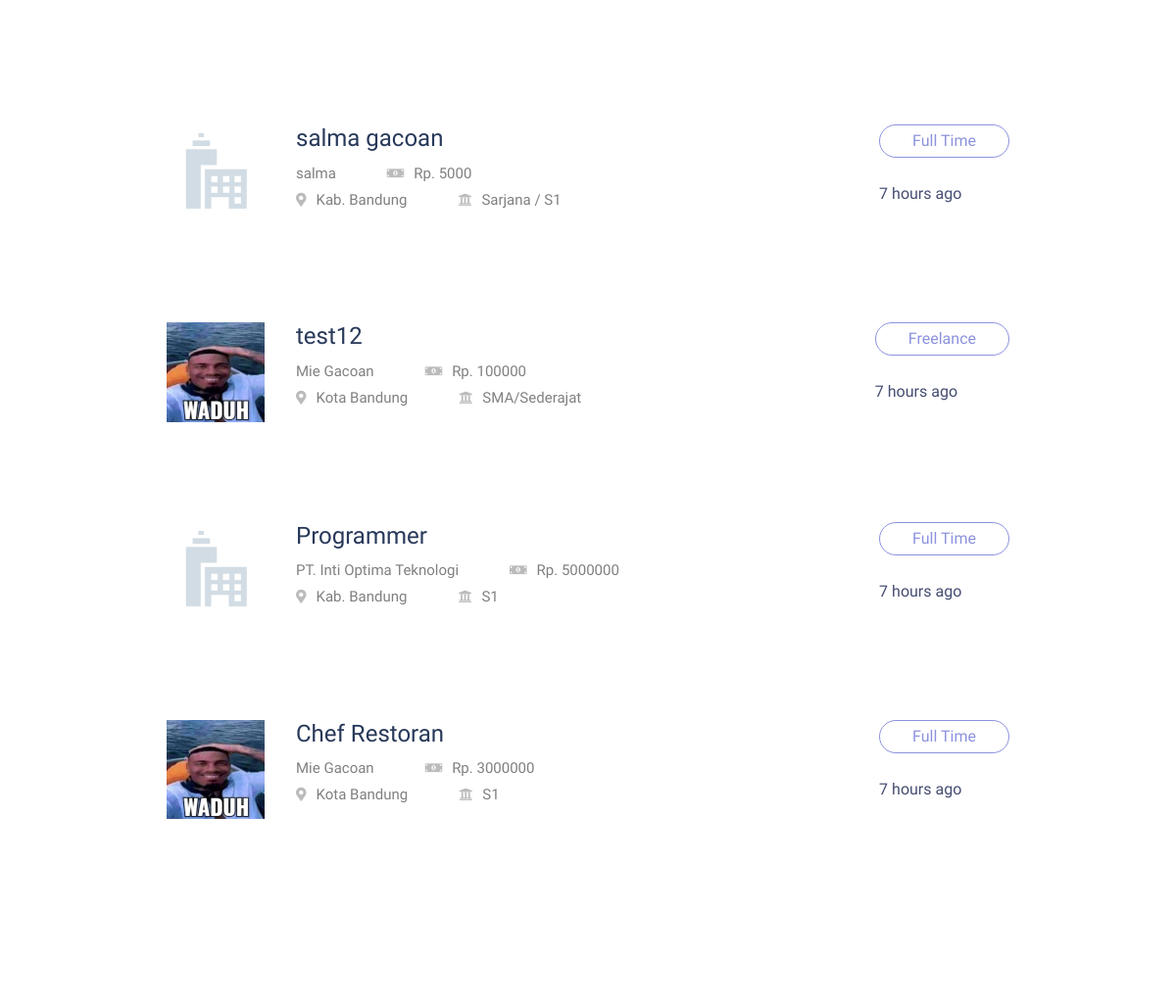
Before: / (middle part) with the older database file.
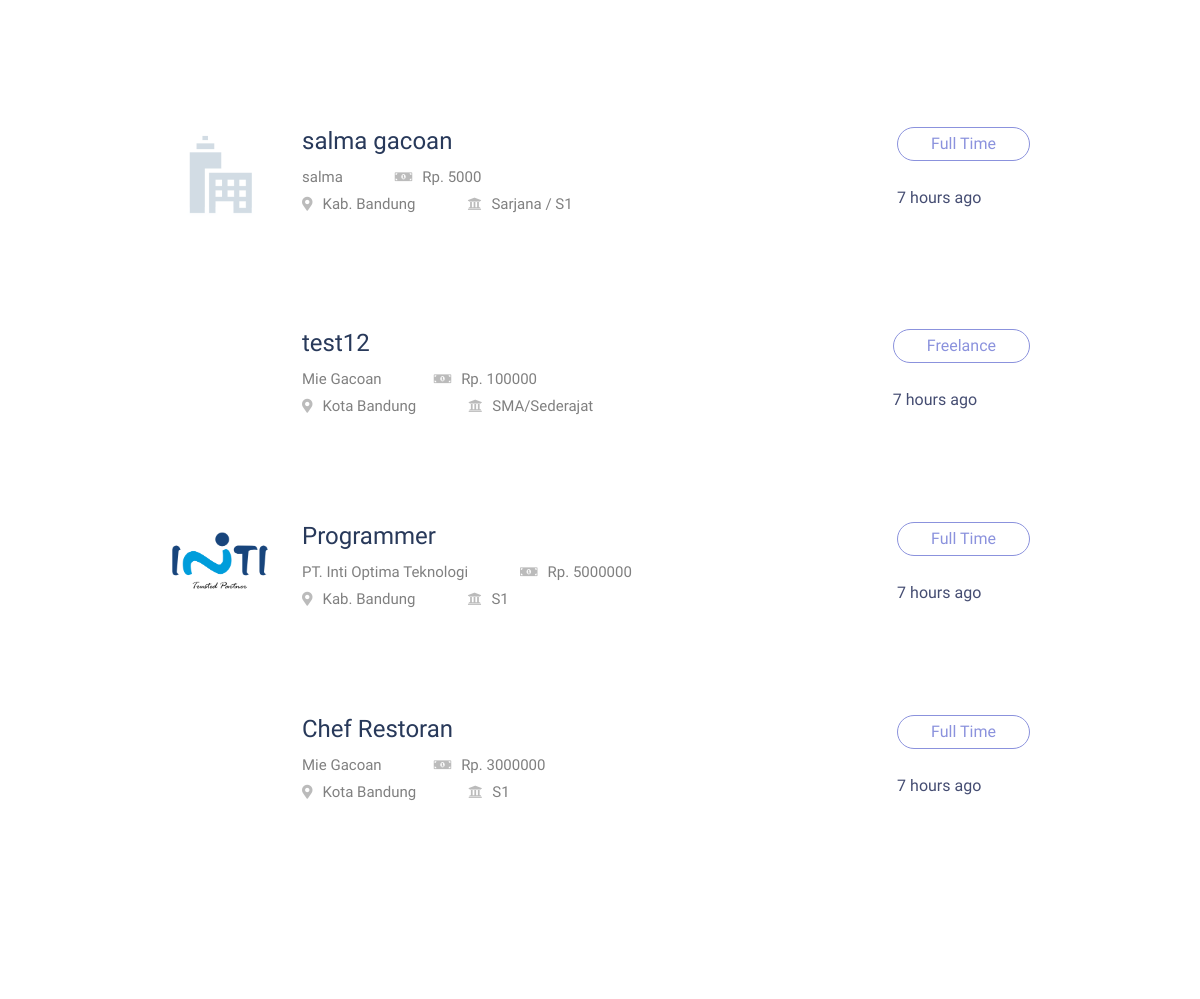
After: the same page with the newer database file.
### tables this page shows
CREATE TABLE `info_pekerjaan` (
  `id_pekerjaan` int(11) NOT NULL,
  `id_perusahaan` int(11) NOT NULL,
  `id_lokasi` int(11) NOT NULL,
  `id_kategori` int(11) NOT NULL,
  `judul` varchar(100) NOT NULL,
  `tipe` varchar(20) NOT NULL,
  `gaji` int(11) NOT NULL,
  `pendidikan` varchar(20) NOT NULL,
  `deskripsi` text NOT NULL
);

CREATE TABLE `perusahaan` (
  `id_perusahaan` int(11) NOT NULL,
  `username_perusahaan` varchar(100) NOT NULL,
  `password_perusahaan` varchar(100) NOT NULL,
  `nama_perusahaan` varchar(100) NOT NULL,
  `email_perusahaan` varchar(100) NOT NULL,
  `telepon_perusahaan` varchar(20) NOT NULL,
  `website_perusahaan` varchar(255) NOT NULL,
  `logo_perusahaan` varchar(255) NOT NULL,
  `id_lokasi` int(11) NOT NULL,
  `tentang` varchar(255) NOT NULL
);

CREATE TABLE `lokasi_pekerjaan` (
  `id_lokasi` int(11) NOT NULL,
  `nama_lokasi` varchar(50) NOT NULL
);

### functions.php (called while the page is built, shortened)
<?php
$conn = mysqli_connect("localhost", "root", "", "loker");
function query($query)
{
    global $conn;
    $result = mysqli_query($conn, $query);
    $rows = [];
    while ($row = mysqli_fetch_assoc($result)) {
        $rows[] = $row;
    }
    return $rows;
}

### index.php (the view, shortened to what this page needs)
<?php
require 'functions.php';
$jumlahDataPerHalaman = 4;
$halamanAktif = (isset($_GET["halaman"])) ? $_GET["halaman"] : 1;
$awalData = ($jumlahDataPerHalaman * $halamanAktif) - $jumlahDataPerHalaman;
$info_pekerjaan = query("SELECT
	info_pekerjaan.id_pekerjaan,
	info_pekerjaan.judul,
	perusahaan.nama_perusahaan,
	perusahaan.logo_perusahaan,
	lokasi_pekerjaan.nama_lokasi,
	kategori_pekerjaan.nama_kategori,
	info_pekerjaan.tipe,
	info_pekerjaan.gaji,
	info_pekerjaan.pendidikan,
	info_pekerjaan.deskripsi
FROM
	info_pekerjaan
	INNER JOIN
	kategori_pekerjaan
	ON
		info_pekerjaan.id_kategori = kategori_pekerjaan.id_kategori
	INNER JOIN
	perusahaan
	ON
		info_pekerjaan.id_perusahaan = perusahaan.id_perusahaan
	INNER JOIN
	lokasi_pekerjaan
	ON
		info_pekerjaan.id_lokasi = lokasi_pekerjaan.id_lokasi ORDER BY id_pekerjaan DESC LIMIT $awalData, $jumlahDataPerHalaman");
?>
<?php include 'navbar.php' ?>
    <main>
        <section class="featured-job-area feature-padding">
            <div class="container">
                <div class="row">
                    <div class="col-lg-12">
                    </div>
                </div>
                <div class="row justify-content-center">
                    <div class="col-xl-10">
                        <?php foreach ($info_pekerjaan as $row) { ?>
                            <div class="single-job-items mb-30">
                                <div class="job-items">
                                    <div class="company-img">
                                        <a href="job_details.php?id=<?= $row['id_pekerjaan'] ?>"><img src="assets/img/logo/<?= $row['logo_perusahaan'] ?>" alt="" width="100px"></a>
                                    </div>
                                    <div class="job-tittle">
                                        <a href="job_details.php?id=<?= $row['id_pekerjaan'] ?>">
                                            <h4><?= $row['judul'] ?></h4>
                                        </a>
                                        <ul>
                                            <li><?= $row['nama_perusahaan'] ?></li>
                                            <li><i class="fas fa-money-bill-alt"></i>Rp. <?= $row['gaji'] ?></li>
                                        </ul>
                                        <ul>
                                            <li><i class="fas fa-map-marker-alt"></i><?= $row['nama_lokasi'] ?></li>
                                            <li><i class="fas fa-university"></i><?= $row['pendidikan'] ?></li>
                                        </ul>
                                    </div>
                                </div>
                                <div class="items-link f-right">
                                    <a href="job_details.php?id=<?= $row['id_pekerjaan'] ?>"><?= $row['tipe'] ?></a>
                                    <span>7 hours ago</span>
                                </div>
                            </div>
                        <?php } ?>
                    </div>
                </div>
            </div>
        </section>
<?php include 'footer.php'?>

Changed rows visible on the page:
changed through a linked row, info_pekerjaan "test12": id_perusahaan.logo_perusahaan: picture removed
changed through a linked row, info_pekerjaan "Programmer": id_perusahaan.logo_perusahaan: picture added in place of a placeholder
changed through a linked row, info_pekerjaan "Chef Restoran": id_perusahaan.logo_perusahaan: picture removed
